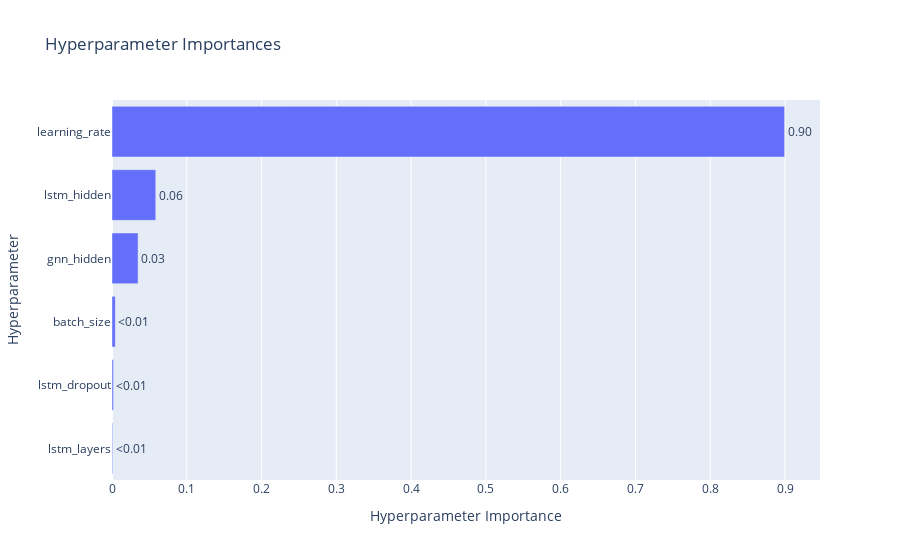

Notebook cell for this chart:
### Code cell
fig = optuna.visualization.plot_param_importances(sho_gcn_study)
show(fig)

### Figure 1 — Plotly figure (JSON) as saved in the notebook; plotly's stock layout.template omitted (floating-point values rounded to 4 significant figures)
{"data": [{"cliponaxis": false, "hovertemplate": ["lstm_layers (IntDistribution): 0.0008732264784786757<extra></extra>", "lstm_dropout (FloatDistribution): 0.001907000856588986<extra></extra>", "batch_size (IntDistribution): 0.0043945885105171716<extra></extra>", "gnn_hidden (IntDistribution): 0.03485250808703315<extra></extra>", "lstm_hidden (IntDistribution): 0.058524448260416896<extra></extra>", "learning_rate (FloatDistribution): 0.899448227806965<extra></extra>"], "name": "Objective Value", "orientation": "h", "text": ["<0.01", "<0.01", "<0.01", "0.03", "0.06", "0.90"], "textposition": "outside", "type": "bar", "x": [0.0008732, 0.001907, 0.004395, 0.03485, 0.05852, 0.8994], "y": ["lstm_layers", "lstm_dropout", "batch_size", "gnn_hidden", "lstm_hidden", "learning_rate"]}], "layout": {"title": {"text": "Hyperparameter Importances"}, "xaxis": {"title": {"text": "Hyperparameter Importance"}}, "yaxis": {"title": {"text": "Hyperparameter"}}}}
